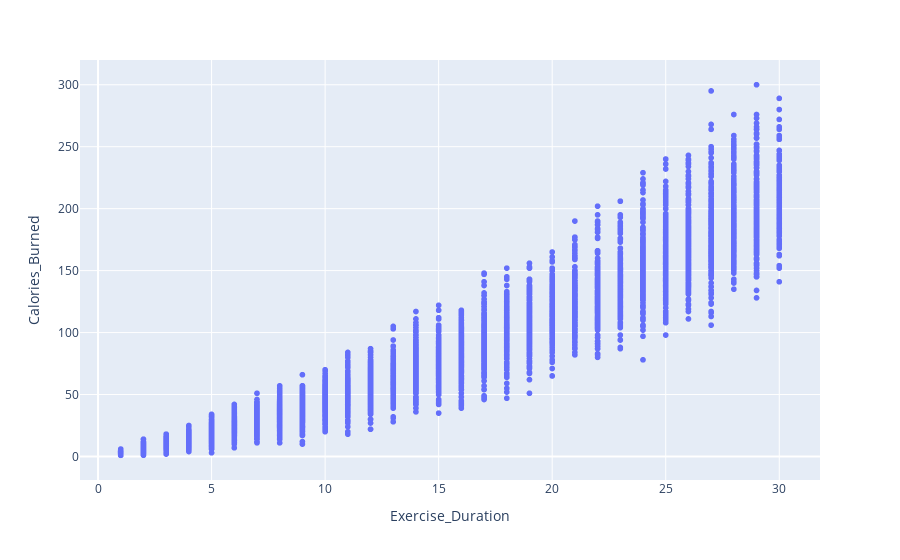

Notebook code for this chart:
### Code cell
import plotly.express as px 
fit = px.scatter(data, x='Exercise_Duration', y='Calories_Burned')
fit.show()

### Figure 1 — Plotly figure (JSON) as saved in the notebook; plotly's stock layout.template omitted (floating-point values rounded to 4 significant figures; data arrays with more than 128 entries replaced by an {"elided": "..."} marker saying what was removed)
{"data": [{"hovertemplate": "Exercise_Duration=%{x}<br>Calories_Burned=%{y}<extra></extra>", "legendgroup": "", "marker": {"color": "#636efa", "symbol": "circle"}, "mode": "markers", "name": "", "showlegend": false, "type": "scattergl", "x": {"elided": "7500 int values"}, "xaxis": "x", "y": {"elided": "7500 int values"}, "yaxis": "y"}], "layout": {"legend": {"tracegroupgap": 0}, "margin": {"t": 60}, "xaxis": {"anchor": "y", "domain": [0, 1], "title": {"text": "Exercise_Duration"}}, "yaxis": {"anchor": "x", "domain": [0, 1], "title": {"text": "Calories_Burned"}}}}
